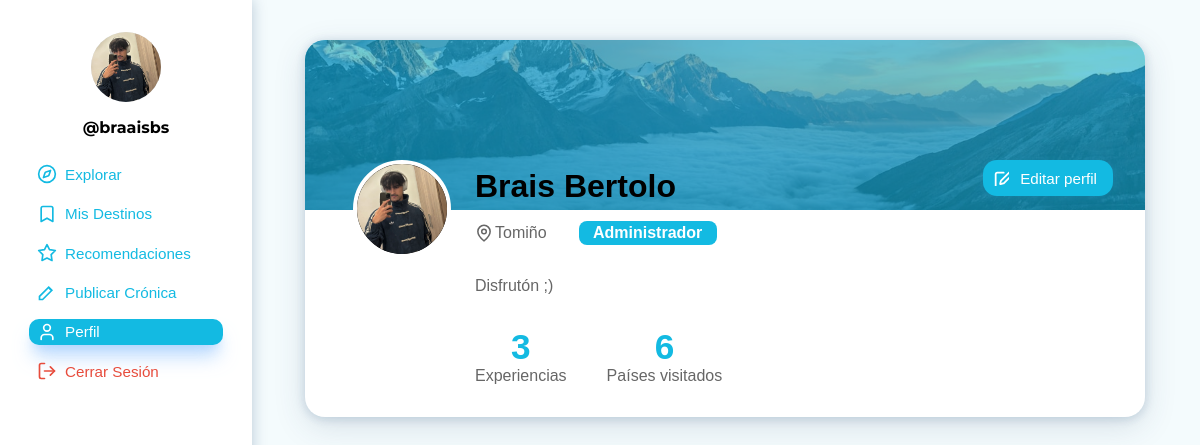
Page /usernormal-perfil.php (signed in) on the committed database.
### tables this page shows
CREATE TABLE `usuario` (
  `id_usuario` int(11) NOT NULL,
  `nombre_usuario` varchar(100) NOT NULL,
  `nombre` varchar(100) NOT NULL,
  `apellido1` varchar(100) NOT NULL,
  `correo` varchar(150) NOT NULL,
  `contrasena` varchar(255) NOT NULL,
  `rol` enum('administrador','explorador','normal') NOT NULL DEFAULT 'normal',
  `foto_perfil` varchar(500) DEFAULT 'imagenes/NoUser.png',
  `descripcion` text DEFAULT NULL,
  `ubicacion` varchar(200) DEFAULT NULL,
  `paises_visitados` int(11) DEFAULT 0,
  `num_publicaciones` int(11) DEFAULT 0,
  `fecha_registro` timestamp NOT NULL DEFAULT current_timestamp()
);

### usernormal-perfil.php (the view, shortened to what this page needs)
<?php
$servidor = "localhost";
$usuario_bd = "root";
$password_bd = "";
$nombre_bd = "portal_viajes";
try {
    $pdo = new PDO(
        "mysql:host=$servidor;dbname=$nombre_bd;charset=utf8mb4",
        $usuario_bd,
        $password_bd,
        [PDO::ATTR_ERRMODE => PDO::ERRMODE_EXCEPTION]
    );
    $id_usuario = $_SESSION['usuario_id'];
    $stmt = $pdo->prepare("
        SELECT nombre, apellido1, nombre_usuario, ubicacion, descripcion,
               paises_visitados, foto_perfil, rol
        FROM usuario
        WHERE id_usuario = ?
    ");
    $stmt->execute([$id_usuario]);
    $usuario = $stmt->fetch(PDO::FETCH_ASSOC);
    $stmt = $pdo->prepare("
        SELECT COUNT(*) as num_experiencias
        FROM cronica
        WHERE id_usuario = ? AND estado = 'Publicada'
    ");
    $stmt->execute([$id_usuario]);
    $num_experiencias = $stmt->fetch(PDO::FETCH_ASSOC)['num_experiencias'];
} catch (PDOException $e) {
    die("Error de conexión: " . $e->getMessage());
}
?>
<!DOCTYPE html>
<html lang="es">
    <head>
        <link rel="stylesheet" href="estilo.css" />
    </head>
    <body>
        <div class="estructura">
            <main>
                <div class="caja-principal">
                    <div class="banner-perfil">
                        <img class="imagen-banner" src="imagenes/banner.jpg" alt="Banner de perfil">
                    </div>
                    <div class="info-usuario">
                        <a href="modificar-perfil.php" class="boton-editar-perfil">Editar perfil</a>
                        <div class="foto-usuario">
                            <img src="<?= htmlspecialchars(!empty($usuario['foto_perfil']) ? $usuario['foto_perfil'] : 'imagenes/NoUser.png') ?>"
                                 onerror="this.onerror=null; this.src='imagenes/NoUser.png';"
                                 alt="Foto de perfil">
                        </div>
                        <div class="datos-usuario">
                            <div class="nombre-usuario">
                                <?= htmlspecialchars($usuario['nombre'] . ' ' . $usuario['apellido1']) ?>
                            </div>
                            <div class="datos-adicionales">
                                <span class="ubicacion-usuario"><?= htmlspecialchars($usuario['ubicacion'] ?: 'No especificada') ?></span>
                                <span class="etiqueta-rol"><?= ucfirst($usuario['rol']) ?></span>
                            </div>
                            <?php if (!empty($usuario['descripcion'])): ?>
                                <div class="descripcion-usuario">
                                    <?= htmlspecialchars($usuario['descripcion']) ?>
                                </div>
                            <?php endif; ?>
                            <div class="estadisticas-usuario">
                                <div>
                                    <span class="dato-numero"><?= $num_experiencias ?></span>
                                    <div class="texto-estadistica">Experiencias</div>
                                </div>
                                <div>
                                    <span class="dato-numero"><?= $usuario['paises_visitados'] ?></span>
                                    <div class="texto-estadistica">Países visitados</div>
                                </div>
                            </div>
                        </div>
                    </div>
                </div>
            </main>
            <aside>
                <img class="foto-perfil"
                     src="<?php echo htmlspecialchars(!empty($usuario['foto_perfil']) ? $usuario['foto_perfil'] : 'imagenes/NoUser.png'); ?>"
                     onerror="this.onerror=null; this.src='imagenes/NoUser.png';"
                     alt="Imagen de perfil" />
                <h3 class="nombre-usuario">
                    @<?php echo htmlspecialchars(trim($usuario['nombre_usuario'])); ?>
                </h3>
                <nav class="menu-principal">
                    <div class="grupo-menu">
                        <a href="user-explorar.php" class="enlace-menu explorar">Explorar</a>
                        <a href="user-misdestinos.php" class="enlace-menu mis-destinos">Mis Destinos</a>
                        <a href="user-recomendaciones.php" class="enlace-menu recomendaciones">Recomendaciones</a>
                        <a href="usernormal-publicarcronica.php" class="enlace-menu publicar-cronica">Publicar Crónica</a>
                        <a href="<?php echo $_SERVER['PHP_SELF']; ?>" class="enlace-menu activo perfil">Perfil</a>
                    </div>
                    <a href="cerrar-sesion.php" class="boton-cerrar-sesion">Cerrar Sesión</a>
                </nav>
            </aside>
        </div>
    </body>
</html>

### rows in the picture
usuario: foto_perfil (picture), nombre+apellido1 "Brais Bertolo", ubicacion "Tomiño", rol "Administrador", descripcion "Disfrutón ;)", paises_visitados "6", nombre_usuario "braaisbs"

### other values in the picture
$num_experiencias "3"
